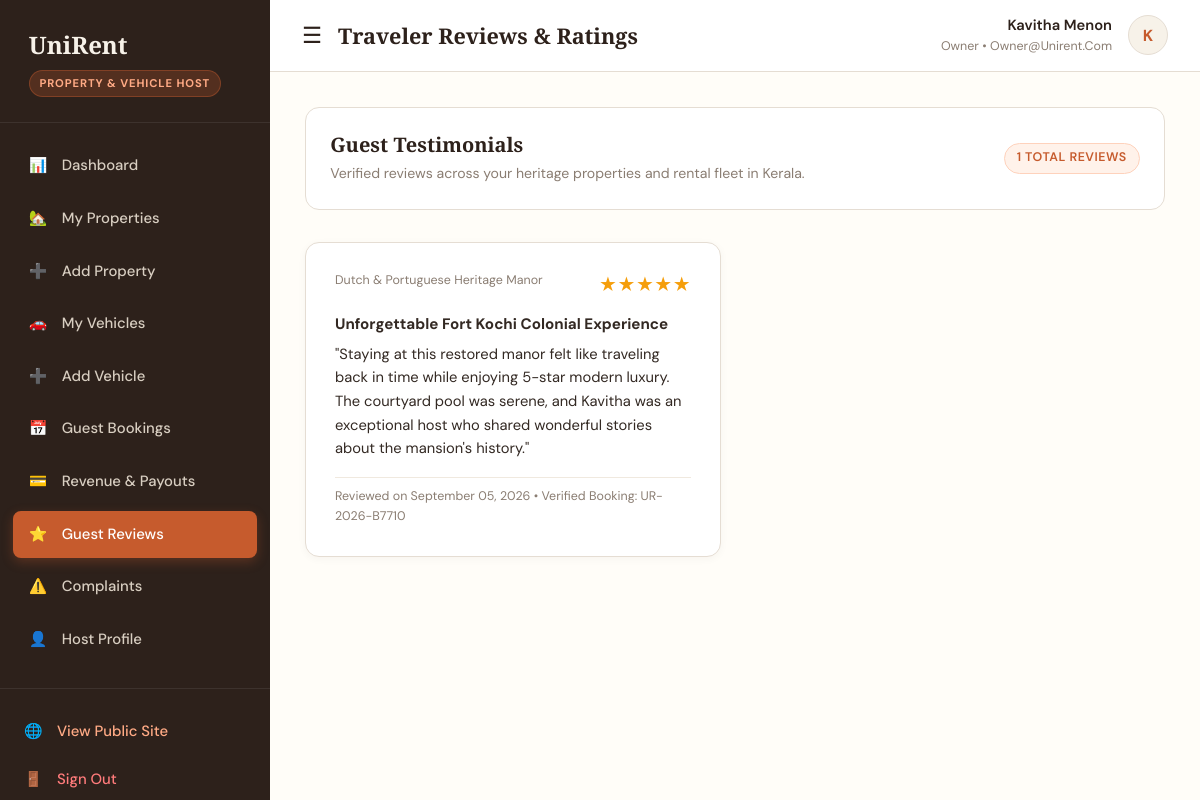
Page /owner/reviews (signed in) on the committed database.
### app/models.py (models this page shows, shortened)
class User(db.Model):
    __tablename__ = 'users'
    user_id = db.Column(db.Integer, primary_key=True, autoincrement=True)
    full_name = db.Column(db.String(120), nullable=False)
    email = db.Column(db.String(150), unique=True, nullable=False, index=True)
    phone = db.Column(db.String(20), nullable=False)
    password_hash = db.Column(db.String(255), nullable=False)
    role = db.Column(db.String(20), nullable=False, default='traveler')  # traveler, owner, admin
    status = db.Column(db.String(20), nullable=False, default='active')  # active, suspended
    profile_image = db.Column(db.String(255), nullable=True)
    created_at = db.Column(db.DateTime, default=datetime.utcnow)
    updated_at = db.Column(db.DateTime, default=datetime.utcnow, onupdate=datetime.utcnow)
    owner_profile = db.relationship('Owner', backref='user', uselist=False, cascade='all, delete-orphan')
    admin_profile = db.relationship('Admin', backref='user', uselist=False, cascade='all, delete-orphan')
    bookings = db.relationship('Booking', backref='user', lazy='dynamic', cascade='all, delete-orphan')
    reviews = db.relationship('Review', backref='user', lazy='dynamic', cascade='all, delete-orphan')
    complaints = db.relationship('Complaint', backref='user', lazy='dynamic', cascade='all, delete-orphan')

class Review(db.Model):
    __tablename__ = 'reviews'
    review_id = db.Column(db.Integer, primary_key=True, autoincrement=True)
    booking_id = db.Column(db.Integer, db.ForeignKey('bookings.booking_id', ondelete='CASCADE'), unique=True, nullable=False)
    user_id = db.Column(db.Integer, db.ForeignKey('users.user_id', ondelete='CASCADE'), nullable=False)
    listing_type = db.Column(db.String(20), nullable=False)  # property, vehicle
    property_id = db.Column(db.Integer, db.ForeignKey('properties.property_id', ondelete='CASCADE'), nullable=True)
    vehicle_id = db.Column(db.Integer, db.ForeignKey('vehicles.vehicle_id', ondelete='CASCADE'), nullable=True)
    rating = db.Column(db.Integer, nullable=False)  # 1 to 5
    review_title = db.Column(db.String(150), nullable=True)
    review_text = db.Column(db.Text, nullable=False)
    image_url = db.Column(db.String(255), nullable=True)
    created_at = db.Column(db.DateTime, default=datetime.utcnow)

class Property(db.Model):
    __tablename__ = 'properties'
    property_id = db.Column(db.Integer, primary_key=True, autoincrement=True)
    owner_id = db.Column(db.Integer, db.ForeignKey('owners.owner_id', ondelete='CASCADE'), nullable=False)
    property_name = db.Column(db.String(160), nullable=False)
    slug = db.Column(db.String(180), unique=True, nullable=False)
    property_type = db.Column(db.String(80), nullable=False)  # Heritage Villa, Traditional Tharavadu, Nalukettu, Colonial Manor
    description = db.Column(db.Text, nullable=False)
    address = db.Column(db.String(255), nullable=False)
    district = db.Column(db.String(50), nullable=False)  # Ernakulam, Thrissur
    latitude = db.Column(db.Float, nullable=False)
    longitude = db.Column(db.Float, nullable=False)
    price_per_night = db.Column(db.Float, nullable=False)
    guest_capacity = db.Column(db.Integer, nullable=False, default=2)
    bedrooms = db.Column(db.Integer, nullable=False, default=1)
    bathrooms = db.Column(db.Integer, nullable=False, default=1)
    amenities = db.Column(db.Text, nullable=True)  # JSON serialized list
    images = db.Column(db.Text, nullable=True)  # JSON serialized list of image paths/URLs
    featured_image = db.Column(db.String(255), nullable=True)
    approval_status = db.Column(db.String(20), nullable=False, default='pending')  # pending, approved, rejected
    rejection_reason = db.Column(db.Text, nullable=True)
    availability_status = db.Column(db.String(20), nullable=False, default='available')  # available, booked, maintenance
    featured = db.Column(db.Boolean, nullable=False, default=False)
    created_at = db.Column(db.DateTime, default=datetime.utcnow)
    bookings = db.relationship('Booking', backref='property', lazy='dynamic')
    reviews = db.relationship('Review', backref='property', lazy='dynamic')

class Booking(db.Model):
    __tablename__ = 'bookings'
    booking_id = db.Column(db.Integer, primary_key=True, autoincrement=True)
    booking_reference = db.Column(db.String(50), unique=True, nullable=False, index=True)
    user_id = db.Column(db.Integer, db.ForeignKey('users.user_id', ondelete='CASCADE'), nullable=False)
    owner_id = db.Column(db.Integer, db.ForeignKey('owners.owner_id', ondelete='CASCADE'), nullable=False)
    listing_type = db.Column(db.String(20), nullable=False)  # property, vehicle
    property_id = db.Column(db.Integer, db.ForeignKey('properties.property_id', ondelete='SET NULL'), nullable=True)
    vehicle_id = db.Column(db.Integer, db.ForeignKey('vehicles.vehicle_id', ondelete='SET NULL'), nullable=True)
    start_date = db.Column(db.Date, nullable=False)
    end_date = db.Column(db.Date, nullable=False)
    total_days = db.Column(db.Integer, nullable=False, default=1)
    daily_rate = db.Column(db.Float, nullable=False)
    service_fee = db.Column(db.Float, nullable=False, default=0.0)
    tax_amount = db.Column(db.Float, nullable=False, default=0.0)
    total_amount = db.Column(db.Float, nullable=False)
    booking_status = db.Column(db.String(20), nullable=False, default='confirmed')  # pending, confirmed, active, completed, cancelled
    special_requests = db.Column(db.Text, nullable=True)
    created_at = db.Column(db.DateTime, default=datetime.utcnow)
    payment = db.relationship('Payment', backref='booking', uselist=False, cascade='all, delete-orphan')
    review = db.relationship('Review', backref='booking', uselist=False, cascade='all, delete-orphan')
    complaints = db.relationship('Complaint', backref='booking', lazy='dynamic', cascade='all, delete-orphan')

### app/routes/owner.py (the view)
@owner_bp.route('/reviews')
@login_required('owner')
def reviews():
    owner = get_current_owner()
    props = Property.query.filter_by(owner_id=owner.owner_id).all()
    vehs = Vehicle.query.filter_by(owner_id=owner.owner_id).all()
    prop_ids = [p.property_id for p in props]
    veh_ids = [v.vehicle_id for v in vehs]
    reviews_list = []
    if prop_ids or veh_ids:
        reviews_list = Review.query.filter(
            (Review.property_id.in_(prop_ids)) | (Review.vehicle_id.in_(veh_ids))
        ).order_by(Review.created_at.desc()).all()
    return render_template('owner/reviews.html', reviews=reviews_list, owner=owner)

### templates/owner/reviews.html (shortened to what this page needs)
{% extends "dashboard_base.html" %}
{% block page_title %}Traveler Reviews & Ratings{% endblock %}
{% block dashboard_content %}
<div style="background: var(--ur-white); border: 1px solid var(--ur-border); border-radius: var(--radius-md); padding: 1.5rem; margin-bottom: 2rem; display: flex; justify-content: space-between; align-items: center;">
  <div>
    <h3 style="font-size: 1.25rem; margin: 0 0 0.3rem;">Guest Testimonials</h3>
    <p style="color: var(--ur-muted); font-size: 0.88rem; margin: 0;">Verified reviews across your heritage properties and rental fleet in Kerala.</p>
  </div>
  <div>
    <span class="badge badge-delivery">{{ reviews|length }} Total Reviews</span>
  </div>
</div>
{% if reviews %}
  <div style="display: grid; grid-template-columns: repeat(auto-fill, minmax(360px, 1fr)); gap: 1.8rem;">
    {% for r in reviews %}
      <div style="background: var(--ur-white); border: 1px solid var(--ur-border); border-radius: var(--radius-md); padding: 1.8rem; box-shadow: var(--shadow-sm);">
        <div style="display: flex; justify-content: space-between; align-items: flex-start; margin-bottom: 0.8rem;">
          <div>
            <div style="font-size: 0.78rem; color: var(--ur-muted);">
              {{ r.property.property_name if r.property else r.vehicle.vehicle_name }}
            </div>
          </div>
          <div style="color: #f59e0b; font-size: 1.1rem;">
            {% for i in range(r.rating) %}★{% endfor %}
          </div>
        </div>
        {% if r.review_title %}
          <h5 style="font-size: 0.95rem; margin-bottom: 0.4rem;">{{ r.review_title }}</h5>
        {% endif %}
        <p style="font-size: 0.92rem; color: var(--ur-text); line-height: 1.6; margin-bottom: 1rem;">
          "{{ r.review_text }}"
        </p>
        <div style="font-size: 0.78rem; color: var(--ur-muted); border-top: 1px solid var(--ur-border-light); padding-top: 0.6rem;">
          Reviewed on {{ r.created_at.strftime('%B %d, %Y') }} • Verified Booking: {{ r.booking.booking_reference }}
        </div>
      </div>
    {% endfor %}
  </div>
{% endif %}
{% endblock %}

### templates/dashboard_base.html (shortened to what this page needs)
<!DOCTYPE html>
<html lang="en">
<head>
  <link rel="stylesheet" href="https://unpkg.com/leaflet@1.9.4/dist/leaflet.css"/>
  <link rel="stylesheet" href="{{ url_for('static', filename='css/style.css') }}">
</head>
<body>
<div class="dashboard-container">
  <aside class="dashboard-sidebar">
    <div class="sidebar-header">
      <a href="{{ url_for('main.index') }}" class="sidebar-brand">
        UniRent
      </a>
      <div>
        <span class="sidebar-role-badge">
          {% if current_user and current_user.role == 'admin' %}Administrator Portal
          {% elif current_user and current_user.role == 'owner' %}Property & Vehicle Host
          {% elif current_user and current_user.role == 'traveler' %}Traveler Account
          {% else %}Traveler Account{% endif %}
        </span>
      </div>
    </div>
    <ul class="sidebar-menu">
      {% if current_user and current_user.role == 'admin' %}
        <li class="sidebar-item">
          <a href="{{ url_for('admin.dashboard') }}" class="sidebar-link {% if request.endpoint == 'admin.dashboard' %}active{% endif %}">
            <span>📊</span> <span>Overview</span>
          </a>
        </li>
        <li class="sidebar-item">
          <a href="{{ url_for('admin.approvals') }}" class="sidebar-link {% if request.endpoint == 'admin.approvals' %}active{% endif %}">
            <span>🛡️</span> <span>Listing Approvals</span>
          </a>
        </li>
        <li class="sidebar-item">
          <a href="{{ url_for('admin.travelers') }}" class="sidebar-link {% if request.endpoint == 'admin.travelers' %}active{% endif %}">
            <span>👥</span> <span>Travelers</span>
          </a>
        </li>
        <li class="sidebar-item">
          <a href="{{ url_for('admin.owners') }}" class="sidebar-link {% if request.endpoint == 'admin.owners' %}active{% endif %}">
            <span>🏨</span> <span>Owners</span>
          </a>
        </li>
        <li class="sidebar-item">
          <a href="{{ url_for('admin.properties') }}" class="sidebar-link {% if request.endpoint == 'admin.properties' %}active{% endif %}">
            <span>🏡</span> <span>All Properties</span>
          </a>
        </li>
        <li class="sidebar-item">
          <a href="{{ url_for('admin.vehicles') }}" class="sidebar-link {% if request.endpoint == 'admin.vehicles' %}active{% endif %}">
            <span>🚗</span> <span>All Vehicles</span>
          </a>
        </li>
        <li class="sidebar-item">
          <a href="{{ url_for('admin.bookings') }}" class="sidebar-link {% if request.endpoint == 'admin.bookings' %}active{% endif %}">
            <span>📅</span> <span>Bookings</span>
          </a>
        </li>
        <li class="sidebar-item">
          <a href="{{ url_for('admin.payments') }}" class="sidebar-link {% if request.endpoint == 'admin.payments' %}active{% endif %}">
            <span>💳</span> <span>Payments</span>
          </a>
        </li>
        <li class="sidebar-item">
          <a href="{{ url_for('admin.complaints') }}" class="sidebar-link {% if request.endpoint == 'admin.complaints' %}active{% endif %}">
            <span>⚖️</span> <span>Complaints</span>
          </a>
        </li>
        <li class="sidebar-item">
          <a href="{{ url_for('admin.reports') }}" class="sidebar-link {% if request.endpoint == 'admin.reports' %}active{% endif %}">
            <span>📈</span> <span>Reports & Analytics</span>
          </a>
        </li>
      {% elif current_user and current_user.role == 'owner' %}
        <li class="sidebar-item">
          <a href="{{ url_for('owner.dashboard') }}" class="sidebar-link {% if request.endpoint == 'owner.dashboard' %}active{% endif %}">
            <span>📊</span> <span>Dashboard</span>
          </a>
        </li>
        <li class="sidebar-item">
          <a href="{{ url_for('owner.properties') }}" class="sidebar-link {% if request.endpoint == 'owner.properties' %}active{% endif %}">
            <span>🏡</span> <span>My Properties</span>
          </a>
        </li>
        <li class="sidebar-item">
          <a href="{{ url_for('owner.add_property') }}" class="sidebar-link {% if request.endpoint == 'owner.add_property' %}active{% endif %}">
            <span>➕</span> <span>Add Property</span>
          </a>
        </li>
        <li class="sidebar-item">
          <a href="{{ url_for('owner.vehicles') }}" class="sidebar-link {% if request.endpoint == 'owner.vehicles' %}active{% endif %}">
            <span>🚗</span> <span>My Vehicles</span>
          </a>
        </li>
        <li class="sidebar-item">
          <a href="{{ url_for('owner.add_vehicle') }}" class="sidebar-link {% if request.endpoint == 'owner.add_vehicle' %}active{% endif %}">
            <span>➕</span> <span>Add Vehicle</span>
          </a>
        </li>
        <li class="sidebar-item">
          <a href="{{ url_for('owner.bookings') }}" class="sidebar-link {% if request.endpoint == 'owner.bookings' %}active{% endif %}">
            <span>📅</span> <span>Guest Bookings</span>
          </a>
        </li>
        <li class="sidebar-item">
          <a href="{{ url_for('owner.payments') }}" class="sidebar-link {% if request.endpoint == 'owner.payments' %}active{% endif %}">
            <span>💳</span> <span>Revenue & Payouts</span>
          </a>
        </li>
        <li class="sidebar-item">
          <a href="{{ url_for('owner.reviews') }}" class="sidebar-link {% if request.endpoint == 'owner.reviews' %}active{% endif %}">
            <span>⭐</span> <span>Guest Reviews</span>
          </a>
        </li>
        <li class="sidebar-item">
          <a href="{{ url_for('owner.complaints') }}" class="sidebar-link {% if request.endpoint == 'owner.complaints' %}active{% endif %}">
            <span>⚠️</span> <span>Complaints</span>
          </a>
        </li>
        <li class="sidebar-item">
          <a href="{{ url_for('owner.profile') }}" class="sidebar-link {% if request.endpoint == 'owner.profile' %}active{% endif %}">
            <span>👤</span> <span>Host Profile</span>
          </a>
        </li>
      {% endif %}
    </ul>
    <div class="sidebar-footer">
      <a href="{{ url_for('main.index') }}" class="sidebar-link" style="padding-left:0; color:#ffaa85;">
        <span>🌐</span> <span>View Public Site</span>
      </a>
      <a href="{{ url_for('auth.logout') }}" class="sidebar-link" style="padding-left:0; color:#ff7b7b;">
        <span>🚪</span> <span>Sign Out</span>
      </a>
    </div>
  </aside>
  <div class="dashboard-main">
    <header class="dashboard-topbar">
      <div style="display:flex; align-items:center; gap:1rem;">
        <button id="dashboard_sidebar_toggle" style="background:none; border:none; font-size:1.4rem; cursor:pointer; color:var(--ur-brown); display:block;">
          ☰
        </button>
        <h3 style="font-size:1.35rem; margin:0;">{% block page_title %}Dashboard{% endblock %}</h3>
      </div>
      <div class="topbar-user">
        {% if current_user %}
        <div style="text-align:right;">
          <div style="font-weight:600; font-size:0.92rem; color:var(--ur-brown);">{{ current_user.full_name }}</div>
          <div style="font-size:0.78rem; color:var(--ur-muted); text-transform:capitalize;">{{ current_user.role }} • {{ current_user.email }}</div>
        </div>
        <div class="user-avatar-circle">
          {{ current_user.full_name[:1] if current_user.full_name else 'U' }}
        </div>
        {% endif %}
      </div>
    </header>
    <div class="dashboard-content">
      {% block dashboard_content %}
      {% endblock %}
    </div>
  </div>
</div>
</body>
</html>

### rows in the picture
User: full_name "Kavitha Menon", role "Owner", email "Owner@unirent.com", full_name "K"
Review: property "Dutch & Portuguese Heritage Manor", review_title "Unforgettable Fort Kochi Colonial Experience", review_text "Staying at this restored manor felt like traveling back in time while enjoying 5-star modern luxury. The courtyard pool was serene, and Kavitha was an exceptional host who shared wonderful stories about the mansion's history.", created_at "September 05, 2026", booking.booking_reference "UR-2026-B7710"

### other values in the picture
{{ reviews|length }} "1"
